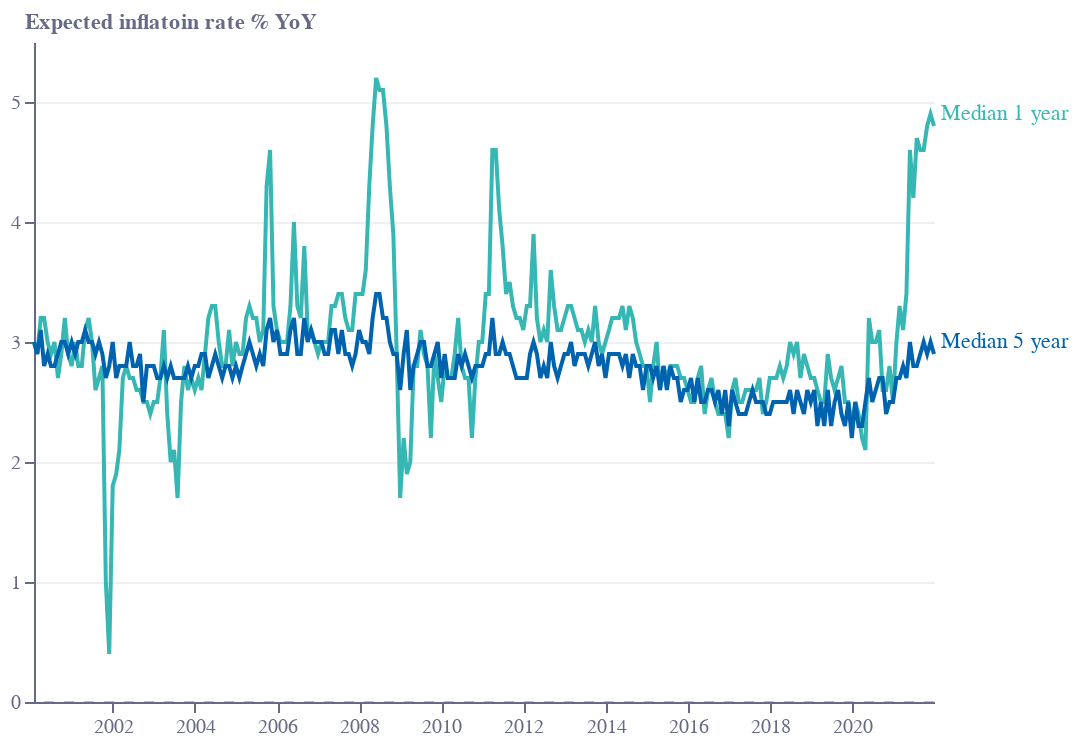

Notebook source saved alongside this figure:
### Code cell
base = alt.Chart(f7).encode(
    x=alt.X(
        "date:T",
        sort=[],
        axis=alt.Axis(
            grid=False,
            titleAlign="center",
            titleAnchor="middle",
            title="",
            titleY=-15,
            titleX=207,
            labelColor=colors["eco-gray"],
            titleColor=colors["eco-gray"],
            tickColor=colors["eco-gray"],
            domainColor=colors["eco-gray"],
            tickCount=10,
            orient="bottom",
            labelAngle=0,
        ),
    )
)
line = (
    base.mark_line()
    .encode(
        y=alt.Y(
            "value:Q",
            sort=[],
            axis=alt.Axis(
                gridColor=colors["eco-gray"],
                gridOpacity=0.1,
                title="Expected inflatoin rate % YoY",
                titleX=-5,
                titleY=-5,
                titleBaseline="bottom",
                titleAngle=0,
                tickCount=6,
                titleAlign="left",
                labelColor=colors["eco-gray"],
                titleColor=colors["eco-gray"],
                tickColor=colors["eco-gray"],
                domainColor=colors["eco-gray"],
            ),
        ),
        color=alt.Color(
            "indicator:N",
            legend=None,
            scale=alt.Scale(
                range=[
                    colors["eco-turquiose"],
                    colors["eco-mid-blue"],
                    colors["eco-gray"],
                ]
            ),
        ),
    )
    .transform_filter("year(datum.date)>=2000")
)

labels = (
    line.mark_text(align="left", dx=5)
    .encode(text="indicator:N")
    .transform_filter("year(datum.date)==2021")
    .transform_filter("month(datum.date)==10")
)
zeroline = (
    alt.Chart(pd.DataFrame([{"y": 0}]))
    .mark_rule(strokeWidth=1, strokeDash=[5, 5], opacity=0.4, color=colors["eco-gray"])
    .encode(y=alt.Y("y:Q"))
)
layer1 = (
    ((zeroline + line + labels).properties(height=330, width=450))
    .configure_view(stroke=None)
    .properties(title="")
)
layer1.save("visualisation/" + f + ".json")
layer1.save("visualisation/" + f + ".png")
open("README.md", "a").write(readme)
layer1

### Figure 1 — Vega-Lite specification as saved in the notebook (floating-point values rounded to 4 significant figures; data arrays with more than 128 entries replaced by an {"elided": "..."} marker saying what was removed)
{"config": {"view": {"continuousWidth": 400, "continuousHeight": 300, "stroke": null}}, "layer": [{"data": {"name": "data-06fd9f850666401b4599de5588b60692"}, "mark": {"type": "rule", "color": "#676A86", "opacity": 0.4, "strokeDash": [5, 5], "strokeWidth": 1}, "encoding": {"y": {"type": "quantitative", "field": "y"}}}, {"data": {"name": "data-63400fdfda524d72176847698ddd5a58"}, "mark": "line", "encoding": {"color": {"type": "nominal", "field": "indicator", "legend": null, "scale": {"range": ["#36B7B4", "#0063AF", "#676A86"]}}, "x": {"type": "temporal", "axis": {"domainColor": "#676A86", "grid": false, "labelAngle": 0, "labelColor": "#676A86", "orient": "bottom", "tickColor": "#676A86", "tickCount": 10, "title": "", "titleAlign": "center", "titleAnchor": "middle", "titleColor": "#676A86", "titleX": 207, "titleY": -15}, "field": "date", "sort": []}, "y": {"type": "quantitative", "axis": {"domainColor": "#676A86", "gridColor": "#676A86", "gridOpacity": 0.1, "labelColor": "#676A86", "tickColor": "#676A86", "tickCount": 6, "title": "Expected inflatoin rate % YoY", "titleAlign": "left", "titleAngle": 0, "titleBaseline": "bottom", "titleColor": "#676A86", "titleX": -5, "titleY": -5}, "field": "value", "sort": []}}, "transform": [{"filter": "year(datum.date)>=2000"}]}, {"data": {"name": "data-63400fdfda524d72176847698ddd5a58"}, "mark": {"type": "text", "align": "left", "dx": 5}, "encoding": {"color": {"type": "nominal", "field": "indicator", "legend": null, "scale": {"range": ["#36B7B4", "#0063AF", "#676A86"]}}, "text": {"type": "nominal", "field": "indicator"}, "x": {"type": "temporal", "axis": {"domainColor": "#676A86", "grid": false, "labelAngle": 0, "labelColor": "#676A86", "orient": "bottom", "tickColor": "#676A86", "tickCount": 10, "title": "", "titleAlign": "center", "titleAnchor": "middle", "titleColor": "#676A86", "titleX": 207, "titleY": -15}, "field": "date", "sort": []}, "y": {"type": "quantitative", "axis": {"domainColor": "#676A86", "gridColor": "#676A86", "gridOpacity": 0.1, "labelColor": "#676A86", "tickColor": "#676A86", "tickCount": 6, "title": "Expected inflatoin rate % YoY", "titleAlign": "left", "titleAngle": 0, "titleBaseline": "bottom", "titleColor": "#676A86", "titleX": -5, "titleY": -5}, "field": "value", "sort": []}}, "transform": [{"filter": "year(datum.date)>=2000"}, {"filter": "year(datum.date)==2021"}, {"filter": "month(datum.date)==10"}]}], "height": 330, "title": "", "width": 450, "$schema": "https://vega.github.io/schema/vega-lite/v4.8.1.json", "datasets": {"data-06fd9f850666401b4599de5588b60692": [{"y": 0}], "data-63400fdfda524d72176847698ddd5a58": {"elided": "951 records"}}}
